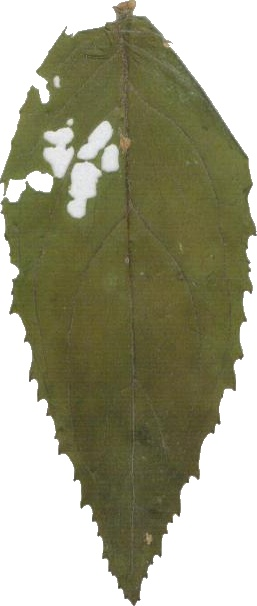
#> input picture true_test/2023-05-28-16-55-02-01.jpg_object_0.jpg, 257 x 606 px, given as the content of the folder /content/drive/MyDrive/нейросеть/leaves, which was not available
$ jupyter execute --allow-errors dataset_train.ipynb   (shell and % lines are left out)   (text cells are left out)
#> lines starting #> are read from the running program, lines starting #| are printed output that depends on the picture; after the words box and inside, x2 and y2 are one past the last pixel; in counts of white or black regions, pixels touching at a corner belong together; pictures that were not available may be replaced by others from this repository, and a replacement may not be noted
[cell 1]
from google.colab import drive
drive.mount('/content/drive')

[cell 2]
import os
import cv2
import numpy as np

# Путь к папке с изображениями
image_folder = '/content/drive/MyDrive/нейросеть/leaves'

# Создание папки для сохранения выделенных объектов
output_folder = '/content/drive/MyDrive/нейросеть/leaves_without'
os.makedirs(output_folder, exist_ok=True)

# Параметры алгоритма сегментации
threshold_value = 12
min_area_threshold = 1000

# Перебор изображений в папке
for filename in os.listdir(image_folder):
    if filename.endswith('.jpg') or filename.endswith('.png'):
        image_path = os.path.join(image_folder, filename)
        # Загрузка изображения
        image = cv2.imread(image_path)
#> image is the input picture: shape (606, 257, 3); mean B, G, R 134.2, 159, 159.8

        # Конвертируем изображение в оттенки серого и применяем бинаризацию
        gray = cv2.cvtColor(image, cv2.COLOR_BGR2GRAY)
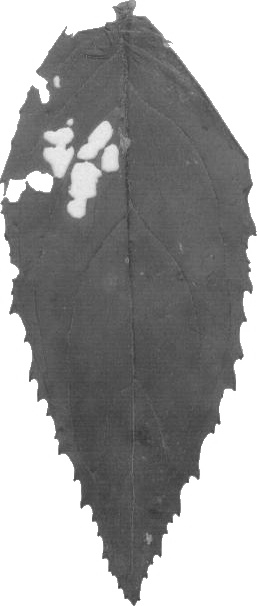
#> gray: shape (606, 257); min 54, max 255, mean 156.5
        ret, thresh = cv2.threshold(gray, threshold_value, 255, cv2.THRESH_BINARY_INV + cv2.THRESH_OTSU)
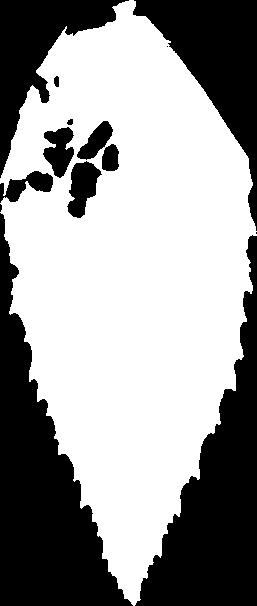
#> thresh: shape (606, 257); 60.4% white; 14 black regions (3 under 20 px)
#> ret = 173

        # Ищем контуры объектов на изображении
        contours, hierarchy = cv2.findContours(thresh, cv2.RETR_EXTERNAL, cv2.CHAIN_APPROX_SIMPLE)
#> contours = 1 contour; box (x1, y1, x2, y2) and area: (0, 0, 257, 606) 96527

        min_area = 50000  # Минимальная площадь для сохранения контура
        filtered_contours = [cnt for cnt in contours if cv2.contourArea(cnt) > min_area]
#> filtered_contours has the same summary as contours

        # Выделение объектов и сохранение на отдельных изображениях
        for i, contour in enumerate(filtered_contours):
            # Создание пустого изображения с белым фоном размером маски
            x, y, w, h = cv2.boundingRect(contour)
            object_image = np.ones((h, w, 3), dtype=np.uint8) * 255

            # Создание маски контура
            mask = np.zeros((h, w), dtype=np.uint8)
            contour_offset = contour - np.array([[x, y]])
            cv2.drawContours(mask, [contour_offset], -1, (255), thickness=cv2.FILLED)

            # Применение маски на изображение
            object_pixels = cv2.bitwise_and(image[y:y+h, x:x+w], image[y:y+h, x:x+w], mask=mask)

            # Копирование объекта на пустое изображение с белым фоном
            object_image[mask == 255] = object_pixels[mask == 255]

            # Сохранение изображения с объектом на белом фоне
            object_filename = f'{filename}_object_{i}.jpg'
            object_filepath = os.path.join(output_folder, object_filename)
            cv2.imwrite(object_filepath, object_image)
#> this loop made 1 pass
#> pass 1, `object_pixels = cv2.bitwise_and(image[y:y+h, x:x+w], image[y:y+h, x:x+..`:
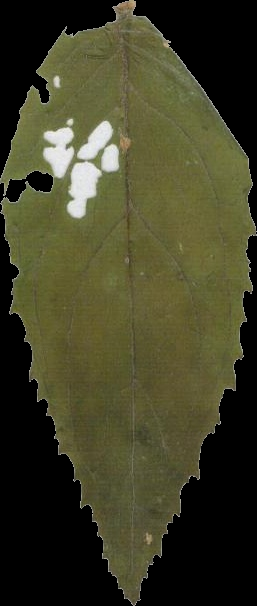
#> object_pixels: shape (606, 257, 3); mean B, G, R 38.8, 63.5, 64.3
#> after the loop:
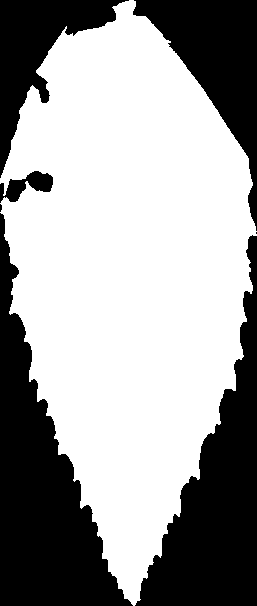
#> mask: shape (606, 257); 62.5% white; 7 black regions (2 under 20 px), largest, box (x1, y1, x2, y2) and area: (0, 213, 133, 606) 21104, (135, 235, 257, 606) 18274, (133, 0, 257, 231) 10510, (0, 0, 129, 178) 7657, (0, 171, 53, 203) 823

[cell 3]
from PIL import Image, ImageDraw
import os

# путь к папке с изображениями
image_folder = "/content/drive/MyDrive/нейросеть/leaves_without"

# проходимся по каждому файлу в папке
for filename in os.listdir(image_folder):
    # проверяем, является ли файл изображением
    if filename.endswith(".jpg") or filename.endswith(".png"):
        # открываем изображение
        image = Image.open(os.path.join(image_folder, filename))
#> image: PIL image 257x606 RGB

        # поворачиваем изображение на 90 градусов
        rotated_image = image.rotate(90, expand = True)
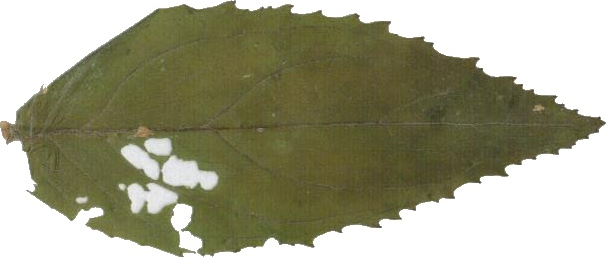
#> rotated_image: PIL image 606x257 RGB; mean R, G, B 159.8, 159, 134.2
        # сохраняем повернутое изображение в ту же папку
        rotated_image.save(os.path.join(image_folder, f"{filename.split('.')[0]}_rotated_90.jpg"))

        # поворачиваем изображение на 180 градусов
        rotated_image = image.rotate(180, expand = True)
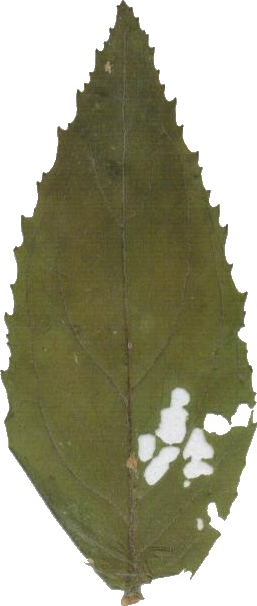
#> rotated_image: PIL image 257x606 RGB; mean R, G, B 159.8, 159, 134.2
        # сохраняем повернутое изображение в ту же папку
        rotated_image.save(os.path.join(image_folder, f"{filename.split('.')[0]}_rotated_180.jpg"))

        # поворачиваем изображение на 270 градусов
        rotated_image = image.rotate(270, expand = True)
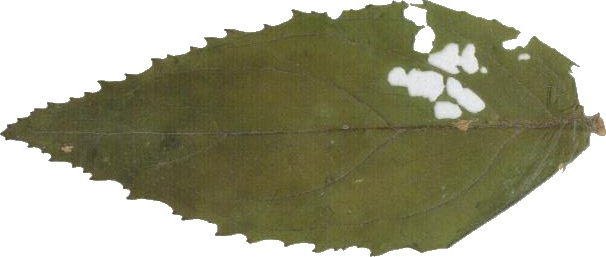
#> rotated_image: PIL image 606x257 RGB; mean R, G, B 159.8, 159, 134.2
        # сохраняем повернутое изображение в ту же папку
        rotated_image.save(os.path.join(image_folder, f"{filename.split('.')[0]}_rotated_270.jpg"))

[cell 4]
from PIL import Image, ImageDraw
import os
import random

def add_random_circles_to_image(image):
    # Создаем объект для рисования на изображении
    draw = ImageDraw.Draw(image)

    num_groups = random.randint(2, 3)
    for i in range(num_groups):
        # Выбираем случайную точку на изображении
        x = random.randint(0, image.width)
        y = random.randint(0, image.height)

        # Выбираем случайный радиус для этой группы кругов
        radius = random.randint(10, 60)

        # Генерируем несколько кругов в пределах этого радиуса
        num_circles = random.randint(3, 6)
        for j in range(num_circles):
          point_x = random.randint(x-radius, x+radius)
          point_y = random.randint(y-radius, y+radius)
          # Выбираем случайный радиус для каждого круга в группе
          circle_radius = random.randint(5, int(radius*2/3))

          # Рисуем круг
          draw.ellipse((point_x-circle_radius, point_y-circle_radius, point_x+circle_radius, point_y+circle_radius), fill=(255, 255, 255))

    return image

def add_random_circles_to_folder(input_folder, output_folder):
    # Создаем выходную папку, если она не существует
    if not os.path.exists(output_folder):
        os.makedirs(output_folder)

    # Обходим все файлы во входной папке
    for filename in os.listdir(input_folder):
        # Игнорируем файлы, которые не являются изображениями
        if not filename.endswith(('.jpg', '.jpeg', '.png', '.bmp', '.gif')):
            continue

        # Открываем изображение
        with Image.open(os.path.join(input_folder, filename)) as image:
            # Добавляем случайные круги на изображение
            image_with_circles = add_random_circles_to_image(image)

            # Сохраняем измененное изображение в выходную папку
            new_filename = os.path.join(output_folder, filename)
            image_with_circles.save(new_filename)

if __name__ == '__main__':
    input_folder = '/content/drive/MyDrive/нейросеть/leaves_without'
    output_folder = '/content/drive/MyDrive/нейросеть/leaves_with/with_medium'
    add_random_circles_to_folder(input_folder, output_folder)

[cell 5]
from PIL import Image, ImageDraw
import os
import random

def add_random_circles_to_image(image):
    # Создаем объект для рисования на изображении
    draw = ImageDraw.Draw(image)

    num_groups = random.randint(2, 3)
    for i in range(num_groups):
        # Выбираем случайную точку на изображении
        x = random.randint(0, image.width)
        y = random.randint(0, image.height)

        # Выбираем случайный радиус для этой группы кругов
        radius = random.randint(10, 20)

        # Генерируем несколько кругов в пределах этого радиуса
        num_circles = random.randint(2, 5)
        for j in range(num_circles):
          point_x = random.randint(x-radius, x+radius)
          point_y = random.randint(y-radius, y+radius)
          # Выбираем случайный радиус для каждого круга в группе
          circle_radius = random.randint(2, int(radius*3/4))

          # Рисуем круг
          draw.ellipse((point_x-circle_radius, point_y-circle_radius, point_x+circle_radius, point_y+circle_radius), fill=(255, 255, 255))

    return image

def add_random_circles_to_folder(input_folder, output_folder):
    # Создаем выходную папку, если она не существует
    if not os.path.exists(output_folder):
        os.makedirs(output_folder)

    # Обходим все файлы во входной папке
    for filename in os.listdir(input_folder):
        # Игнорируем файлы, которые не являются изображениями
        if not filename.endswith(('.jpg', '.jpeg', '.png', '.bmp', '.gif')):
            continue

        # Открываем изображение
        with Image.open(os.path.join(input_folder, filename)) as image:
            # Добавляем случайные круги на изображение
            image_with_circles = add_random_circles_to_image(image)

            # Сохраняем измененное изображение в выходную папку
            new_filename = os.path.join(output_folder, filename)
            image_with_circles.save(new_filename)

if __name__ == '__main__':
    input_folder = '/content/drive/MyDrive/нейросеть/leaves_without'
    output_folder = '/content/drive/MyDrive/нейросеть/leaves_with/with_small'
    add_random_circles_to_folder(input_folder, output_folder)

[cell 6]
from PIL import Image, ImageDraw
import os
import random

def add_random_circles_to_image(image):
    # Создаем объект для рисования на изображении
    draw = ImageDraw.Draw(image)

    num_groups = random.randint(3, 6)
    for i in range(num_groups):
        # Выбираем случайную точку на изображении
        x = random.randint(0, image.width)
        y = random.randint(0, image.height)

        # Выбираем случайный радиус для этой группы кругов
        radius = random.randint(10, 70)

        # Генерируем несколько кругов в пределах этого радиуса
        num_circles = random.randint(4, 8)
        for j in range(num_circles):
          point_x = random.randint(x-radius, x+radius)
          point_y = random.randint(y-radius, y+radius)
          # Выбираем случайный радиус для каждого круга в группе
          circle_radius = random.randint(5, int(radius*2/3))

          # Рисуем круг
          draw.ellipse((point_x-circle_radius, point_y-circle_radius, point_x+circle_radius, point_y+circle_radius), fill=(255, 255, 255))

    return image

def add_random_circles_to_folder(input_folder, output_folder):
    # Создаем выходную папку, если она не существует
    if not os.path.exists(output_folder):
        os.makedirs(output_folder)

    # Обходим все файлы во входной папке
    for filename in os.listdir(input_folder):
        # Игнорируем файлы, которые не являются изображениями
        if not filename.endswith(('.jpg', '.jpeg', '.png', '.bmp', '.gif')):
            continue

        # Открываем изображение
        with Image.open(os.path.join(input_folder, filename)) as image:
            # Добавляем случайные круги на изображение
            image_with_circles = add_random_circles_to_image(image)

            # Сохраняем измененное изображение в выходную папку
            new_filename = os.path.join(output_folder, filename)
            image_with_circles.save(new_filename)

if __name__ == '__main__':
    input_folder = '/content/drive/MyDrive/нейросеть/leaves_without'
    output_folder = '/content/drive/MyDrive/нейросеть/leaves_with/with_big'
    add_random_circles_to_folder(input_folder, output_folder)

[cell 7]
from PIL import Image, ImageDraw
import os
import random
import math

def add_random_circles_to_image(image):
    # Создаем объект для рисования на изображении
    draw = ImageDraw.Draw(image)

    num_groups = random.randint(1, 3)
    for i in range(num_groups):
        # Выбираем случайную точку на изображении
        x = random.randint(0, image.width)
        y = random.randint(0, image.height)

        # Выбираем случайный радиус для этой группы кругов
        radius = random.randint(1, 10)
        draw.ellipse((x-radius, y-radius, x+radius, y+radius), fill=(255, 255, 255))

        # Генерируем несколько кругов в пределах этого радиуса
        num_circles = random.randint(1, 10)
        for i in range(num_circles):
          # Выбираем случайный угол для точки
          angle = random.uniform(0, 2*math.pi)
          # Вычисляем координаты точки на радиусе
          point_x = x + int(radius * math.cos(angle))
          point_y = y + int(radius * math.sin(angle))
          # Выбираем случайный радиус для круга
          circle_radius = random.randint(1, 10)

          # Рисуем круг
          draw.ellipse((point_x-circle_radius, point_y-circle_radius, point_x+circle_radius, point_y+circle_radius), fill=(255, 255, 255))

    return image

def add_random_circles_to_folder(input_folder, output_folder):
    # Создаем выходную папку, если она не существует
    if not os.path.exists(output_folder):
        os.makedirs(output_folder)

    # Обходим все файлы во входной папке
    for filename in os.listdir(input_folder):
        # Игнорируем файлы, которые не являются изображениями
        if not filename.endswith(('.jpg', '.jpeg', '.png', '.bmp', '.gif')):
            continue

        # Открываем изображение
        with Image.open(os.path.join(input_folder, filename)) as image:
            # Добавляем случайные круги на изображение
            image_with_circles = add_random_circles_to_image(image)

            # Сохраняем измененное изображение в выходную папку
            new_filename = os.path.join(output_folder, filename)
            image_with_circles.save(new_filename)

if __name__ == '__main__':
    input_folder = '/content/drive/MyDrive/нейросеть/leaves_without'
    output_folder = '/content/drive/MyDrive/нейросеть/leaves_with/with_small2'
    add_random_circles_to_folder(input_folder, output_folder)

[cell 8]
from PIL import Image, ImageDraw
import os
import random
import math

def add_random_circles_to_image(image):
    # Создаем объект для рисования на изображении
    draw = ImageDraw.Draw(image)

    num_groups = random.randint(2, 4)
    for i in range(num_groups):
        # Выбираем случайную точку на изображении
        x = random.randint(0, image.width)
        y = random.randint(0, image.height)

        # Выбираем случайный радиус для этой группы кругов
        radius = random.randint(3, 15)
        draw.ellipse((x-radius, y-radius, x+radius, y+radius), fill=(255, 255, 255))

        # Генерируем несколько кругов в пределах этого радиуса
        num_circles = random.randint(3, 12)
        for i in range(num_circles):
          # Выбираем случайный угол для точки
          angle = random.uniform(0, 2*math.pi)
          # Вычисляем координаты точки на радиусе
          point_x = x + int(radius * math.cos(angle))
          point_y = y + int(radius * math.sin(angle))
          # Выбираем случайный радиус для круга
          circle_radius = random.randint(3, 15)

          # Рисуем круг
          draw.ellipse((point_x-circle_radius, point_y-circle_radius, point_x+circle_radius, point_y+circle_radius), fill=(255, 255, 255))

    return image

def add_random_circles_to_folder(input_folder, output_folder):
    # Создаем выходную папку, если она не существует
    if not os.path.exists(output_folder):
        os.makedirs(output_folder)

    # Обходим все файлы во входной папке
    for filename in os.listdir(input_folder):
        # Игнорируем файлы, которые не являются изображениями
        if not filename.endswith(('.jpg', '.jpeg', '.png', '.bmp', '.gif')):
            continue

        # Открываем изображение
        with Image.open(os.path.join(input_folder, filename)) as image:
            # Добавляем случайные круги на изображение
            image_with_circles = add_random_circles_to_image(image)

            # Сохраняем измененное изображение в выходную папку
            new_filename = os.path.join(output_folder, filename)
            image_with_circles.save(new_filename)

if __name__ == '__main__':
    input_folder = '/content/drive/MyDrive/нейросеть/leaves_without'
    output_folder = '/content/drive/MyDrive/нейросеть/leaves_with/with_medium2'
    add_random_circles_to_folder(input_folder, output_folder)

[cell 9]
from PIL import Image, ImageDraw
import os
import random
import math

def add_random_circles_to_image(image):
    # Создаем объект для рисования на изображении
    draw = ImageDraw.Draw(image)

    num_groups = random.randint(5, 10)
    for i in range(num_groups):
        # Выбираем случайную точку на изображении
        x = random.randint(0, image.width)
        y = random.randint(0, image.height)

        # Выбираем случайный радиус для этой группы кругов
        radius = random.randint(5, 20)
        draw.ellipse((x-radius, y-radius, x+radius, y+radius), fill=(255, 255, 255))

        # Генерируем несколько кругов в пределах этого радиуса
        num_circles = random.randint(5, 20)
        for i in range(num_circles):
          # Выбираем случайный угол для точки
          angle = random.uniform(0, 2*math.pi)
          # Вычисляем координаты точки на радиусе
          point_x = x + int(radius * math.cos(angle))
          point_y = y + int(radius * math.sin(angle))
          # Выбираем случайный радиус для круга
          circle_radius = random.randint(5, 20)

          # Рисуем круг
          draw.ellipse((point_x-circle_radius, point_y-circle_radius, point_x+circle_radius, point_y+circle_radius), fill=(255, 255, 255))

    return image

def add_random_circles_to_folder(input_folder, output_folder):
    # Создаем выходную папку, если она не существует
    if not os.path.exists(output_folder):
        os.makedirs(output_folder)

    # Обходим все файлы во входной папке
    for filename in os.listdir(input_folder):
        # Игнорируем файлы, которые не являются изображениями
        if not filename.endswith(('.jpg', '.jpeg', '.png', '.bmp', '.gif')):
            continue

        # Открываем изображение
        with Image.open(os.path.join(input_folder, filename)) as image:
            # Добавляем случайные круги на изображение
            image_with_circles = add_random_circles_to_image(image)
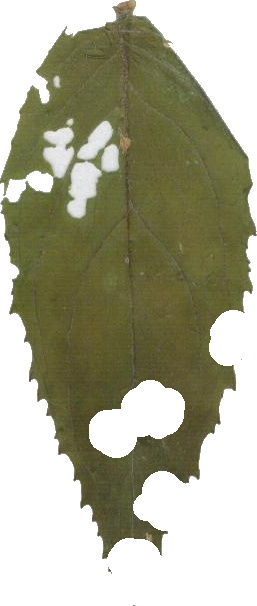
#> image_with_circles: PIL image 257x606 RGB; mean R, G, B 170.8, 170.1, 147.7

            # Сохраняем измененное изображение в выходную папку
            new_filename = os.path.join(output_folder, filename)
            image_with_circles.save(new_filename)

if __name__ == '__main__':
    input_folder = '/content/drive/MyDrive/нейросеть/leaves_without'
    output_folder = '/content/drive/MyDrive/нейросеть/leaves_with/with_big2'
    add_random_circles_to_folder(input_folder, output_folder)

[cell 10]
import torch
#> (the rest of this cell did not finish here and is left out)

[cell 11]
# [26 lines left out: function train, not called in this run]

[cell 12]
import os
import torch
from PIL import Image
import numpy as np
import cv2
import torchvision.transforms as transforms
import torchvision.datasets as datasets

# [10 lines left out: functions load_image, binarize_image, not called in this run]

class CustomDataset(torch.utils.data.Dataset):
    def __init__(self, folder1, folder2):
        self.folder1 = folder1
        self.folder2 = folder2
        self.filenames = self.get_filenames(folder1)

    def __len__(self):
        return len(self.filenames)

    def __getitem__(self, index):
        filename = self.filenames[index]
        img1_path = os.path.join(self.folder1, filename)
        img2_path = os.path.join(self.folder2, filename)
        img1 = load_image(img1_path)
        img2 = load_image(img2_path)
        img2_binarized = binarize_image(img2)
        return (img1, img2_binarized)

    def get_filenames(self, folder):
        filenames = []
        for root, dirs, files in os.walk(folder):
            for file in files:
                if os.path.isfile(os.path.join(root, file)):
                    filenames.append(os.path.relpath(os.path.join(root, file), folder))
        return filenames

dataset = CustomDataset('/content/drive/MyDrive/нейросеть/leaves/leaves_with', '/content/drive/MyDrive/нейросеть/leaves/leaves_without')
dataset_test = CustomDataset('/content/drive/MyDrive/нейросеть/leaves/test/test_with', '/content/drive/MyDrive/нейросеть/leaves/test/test_without')

[cell 13]
from torch.utils.data import DataLoader

#> (the rest of this cell did not finish here and is left out)

[cell 14]
from torchvision.utils import make_grid
import matplotlib.pyplot as plt
import numpy as np

# plt.rcParams["figure.figsize"] = (32, 1)


# [6 lines left out: function show, not called in this run]


#> (the rest of this cell did not finish here and is left out)
